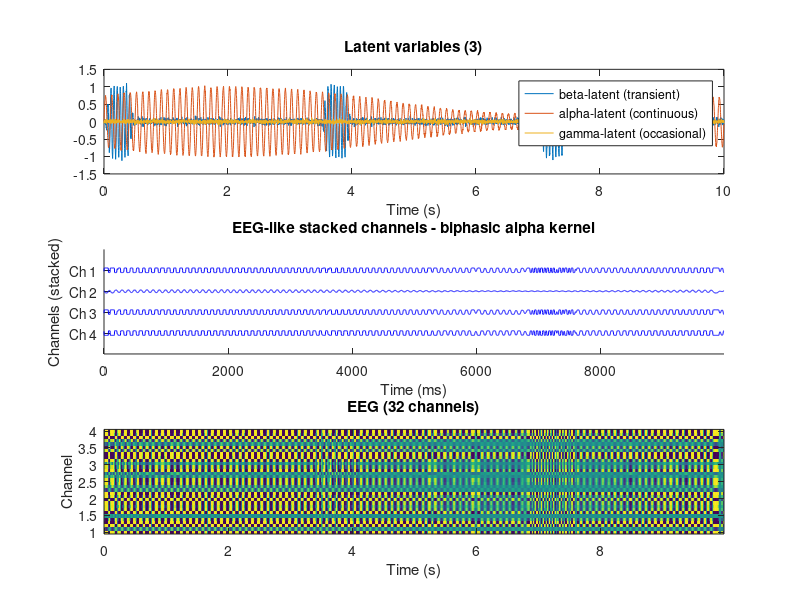

Recreate this plot in MATLAB.
% latent_to_eeg_demo.m
% Generates 32-channel EEG-like data from 3 latent variables using a frozen MLP.
% Usage:
%   [eeg, t, params] = latent_to_eeg_demo;           % runs demo with default settings
%   [eeg, t] = latent_to_eeg(z, Fs);                % use your own z (3 x T)
%   [eeg, t] = latent_to_eeg(z, Fs, params);        % override parameters

function [eeg, t, params] = latent_to_eeg_demo()
    % Demo wrapper: generate default latent variables and run MLP -> EEG.
    Fs = 512;                 % sampling rate Hz
    dur = 10;                 % seconds
    T = dur * Fs;
    z = make_default_z(T, Fs);  % 3 x T
    [eeg, t, params] = latent_to_eeg(z, Fs);
    
    % quick plot
    figure('Position',[100 100 1000 900]);
    subplot(3,1,1);
    plot(t, z');
    title('Latent variables (3)');
    legend('beta-latent (transient)','alpha-latent (continuous)','gamma-latent (occasional)');
    xlabel('Time (s)');

    subplot(3,1,2);
    num_channels_plot = 4;
    offset = 10 * std(eeg(1,:), 1);  % vertical separation between traces
    hold on
    for ch = 1:num_channels_plot
        plot(t*1000, eeg(ch,:) + (num_channels_plot - ch)*offset, 'b');
    end
    hold off
    xlim([0, max(t)*1000]);
    ylim([-offset, num_channels_plot*offset]);
    xlabel('Time (ms)');
    ylabel('Channels (stacked)');
    yticks((0:num_channels_plot-1)*offset);
    yticklabels(arrayfun(@(c) sprintf('Ch %d', num_channels_plot - c + 1), 1:num_channels_plot, 'UniformOutput', false));
    title('EEG-like stacked channels - biphasic alpha kernel');

    subplot(3,1,3);
    imagesc(t, 1:4, eeg);
    axis xy;
    title('EEG (32 channels)');
    xlabel('Time (s)');
    ylabel('Channel');
end

function [eeg_out, t, params] = latent_to_eeg(z, Fs, params)
% latent_to_eeg - maps latent variables z (3 x T) through frozen MLP to 32-channel EEG-like signal
%
% Inputs:
%   z      : 3 x T latent timecourses (if empty, the function will create defaults)
%   Fs     : sampling rate in Hz
%   params : (optional) struct with fields to override defaults
%
% Outputs:
%   eeg_out: 32 x T EEG-like signals
%   t      : time vector (1 x T)
%   params : used params (struct)
%
    if nargin < 2 || isempty(Fs), Fs = 250; end
    if nargin < 3, params = struct(); end

    rng_seed = get_or_default(params, 'rng_seed', 42);
    rng(rng_seed);  % reproducible frozen weights / mixing

    % defaults
    nLatent = 3;
    nChannels = get_or_default(params, 'nChannels', 32);
    hidden_sizes = get_or_default(params, 'hidden_sizes', [64, 128, 64]); % 3 hidden layers
    out_size = nChannels;
    activation_hidden = get_or_default(params, 'activation_hidden', 'tanh'); % 'tanh' or 'relu'
    noise_std = get_or_default(params, 'noise_std', 1e-2);   % sensor noise STD
    apply_spatial_mixing = get_or_default(params, 'apply_spatial_mixing', true);

    % time
    [nLatent_check, T] = size(z);
    if nargin < 1 || isempty(z)
        z = make_default_z(10*Fs, Fs); % fallback 10 seconds if no z provided
        [nLatent_check, T] = size(z);
    end
    if nLatent_check ~= nLatent
        error('z must be of size 3 x T (3 latent variables).');
    end
    t = (0:T-1)/Fs;

    % Build frozen MLP weights (we will not train/update them)
    layer_sizes = [nLatent, hidden_sizes, out_size];
    L = length(layer_sizes) - 1; % number of weight layers

    % Initialize weights and biases (frozen)
    W = cell(L,1);
    b = cell(L,1);
    for li = 1:L
        fan_in = layer_sizes(li);
        fan_out = layer_sizes(li+1);
        % Glorot uniform initialization
        lim = sqrt(6 / (fan_in + fan_out));
        W{li} = -lim + (2*lim).*rand(fan_out, fan_in);
        b{li} = zeros(fan_out,1);
        % small scaling to keep outputs reasonable
        W{li} = W{li} * get_or_default(params, 'weight_scale', 0.8);
    end

    % Forward pass (vectorized over time)
    A = z;  % input: nLatent x T
    for li = 1:L-1  % hidden layers
        Z_linear = W{li} * A + b{li}*ones(1, T);   % fan_out x T
        A = activation(Z_linear, activation_hidden);
    end
    % Output linear layer (before output activation)
    Y_linear = W{L} * A + b{L}*ones(1, T);  % out_size x T

    % Spatial mixing (optional) - this gives correlated sensor topographies. If
    % you want per-channel independent outputs, set apply_spatial_mixing=false.
    if apply_spatial_mixing
        % mixing matrix M (nChannels x out_size) -- for diversity
        M = random_orthonormal_matrix(nChannels, out_size) * (0.8 + 0.2*randn(nChannels, out_size));
        Y_mixed = M * Y_linear;  % nChannels x T
    else
        % If out_size == nChannels then just use Y_linear, otherwise project
        if size(Y_linear,1) == nChannels
            Y_mixed = Y_linear;
        else
            M = random_orthonormal_matrix(nChannels, size(Y_linear,1));
            Y_mixed = M * Y_linear;
        end
    end

    % Output activation: temporal biphasic alpha-like kernel (convolution across time)
    kernel_dur = get_or_default(params, 'kernel_dur', 0.35); % seconds
    kernel = biphasic_alpha_kernel(Fs, kernel_dur);
    % Convolve each channel with kernel (same kernel for every channel)
    eeg_conv = zeros(size(Y_mixed));
    for ch = 1:size(Y_mixed,1)
        eeg_conv(ch,:) = conv(Y_mixed(ch,:), kernel, 'same');
    end

    % Optionally apply a pointwise nonlinearity (e.g., tanh saturating) -
    % keep mild to preserve linear mixing
    eeg_nl = tanh(1.2 * eeg_conv);

    % Add sensor noise
    eeg_out = eeg_nl + noise_std * randn(size(eeg_nl));

    % return used params
    params.W = W; params.b = b; params.M = get_or_default(params,'M',[]);
    params.kernel = kernel;
    params.t = t;
    params.Fs = Fs;
end

%% Helper utilities -------------------------------------------------------
function val = get_or_default(s, field, default)
    if isfield(s, field)
        val = s.(field);
    else
        val = default;
    end
end

function A = activation(X, name)
    switch lower(name)
        case 'tanh'
            A = tanh(X);
        case 'relu'
            A = max(0, X);
        case 'leakyrelu'
            A = max(0.01*X, X);
        otherwise
            A = tanh(X);
    end
end

function K = biphasic_alpha_kernel(Fs, dur)
% biphasic_alpha_kernel - returns a biphasic alpha-like kernel (zero-mean) lasting ~dur seconds
% We construct it as the difference of two gamma-like impulse responses
    t = (0:1/Fs:dur)';
    % parameters tuned to produce a small positive lobe followed by negative undershoot
    tau1 = 0.06;  amp1 = 1.0;
    tau2 = 0.12;  amp2 = 0.7;
    g1 = (t./tau1).*exp(1 - t./tau1);   % simple alpha-like gamma
    g2 = (t./tau2).*exp(1 - t./tau2);
    K_raw = amp1 * g1 - amp2 * g2;
    % bandlimit / smooth a bit using small Gaussian (or normalize)
    K = K_raw - mean(K_raw);  % zero-mean
    K = K / max(abs(K));      % normalize amplitude to 1
end

function M = random_orthonormal_matrix(rows, cols)
% returns a rows x cols matrix with near-orthonormal columns (via QR)
    A = randn(rows, cols);
    if rows >= cols
        [Q,~] = qr(A,0);
        M = Q(:,1:cols);
    else
        % fewer rows than cols: orthonormal rows via QR of A'
        [Q,~] = qr(A',0);
        M = Q(1:rows, :)';
    end
end

function z = make_default_z(T, Fs)
% Create 3 latent variables with requested properties:
% 1) beta bursts (12-30 Hz) transient every 3.5 s for 0.5 s
% 2) continuous alpha (8-12 Hz) - sustained sinusoid with some jitter
% 3) occasional gamma (30-50 Hz) bursts (short)
    t = (0:T-1)/Fs;
    z = zeros(3, T);

    % 1) beta-latent: bursts every 3.5s lasting 0.5s (center frequency 20Hz)
    burst_interval = 3.5; burst_dur = 0.5;
    burst_centers = 0:burst_interval:max(t);
    beta_freq = 20;  % center
    for c = burst_centers
        start_idx = round((c)/1 * Fs) + 1;
        win_idx = start_idx : min(start_idx + round(burst_dur*Fs)-1, T);
        if isempty(win_idx), continue; end
        amp_env = tukeywin(length(win_idx), 0.5)'; % smooth ramp
        z(1, win_idx) = z(1, win_idx) + amp_env .* sin(2*pi*beta_freq*(0:length(win_idx)-1)/Fs);
    end
    % small baseline noise / low-level spontaneous
    z(1,:) = z(1,:) + 0.05 * randn(1,T);

    % 2) alpha-latent: continuous 10Hz with slow amplitude modulation
    alpha_freq = 10;
    amp_mod = 0.6 + 0.4 * sin(2*pi*0.1*t + 0.3); % slow mod ~0.1Hz
    z(2,:) = amp_mod .* sin(2*pi*alpha_freq*t) + 0.02*randn(1,T);

    % 3) gamma-latent: occasional short bursts (30-50Hz)
    gamma_freqs = 30 + 20*rand(1,round(max(t)/(5)+1));  % random center per burst
    % schedule bursts randomly with Poisson approx (mean every ~6-8s)
    p_mean = 8; % average inter-burst seconds
    burst_onsets = 0;
    current = 0;
    while current < max(t)
        isi = exprnd(p_mean);
        current = current + isi;
        if current > max(t), break; end
        burst_onsets(end+1) = current; %#ok<AGROW>
    end
    for bi = 2:length(burst_onsets)
        c = burst_onsets(bi);
        f = 35 + 10*rand(); % random center 30-45Hz
        bd = 0.12 + 0.08*rand(); % 120-200ms
        start_idx = round(c*Fs) + 1;
        win_idx = start_idx : min(start_idx + round(bd*Fs)-1, T);
        if isempty(win_idx), continue; end
        amp_env = tukeywin(length(win_idx), 0.7)';
        z(3, win_idx) = z(3, win_idx) + 0.5*amp_env .* sin(2*pi*f*(0:length(win_idx)-1)/Fs);
    end
    % add slight noise
    z(3,:) = z(3,:) + 0.03*randn(1,T);
end
